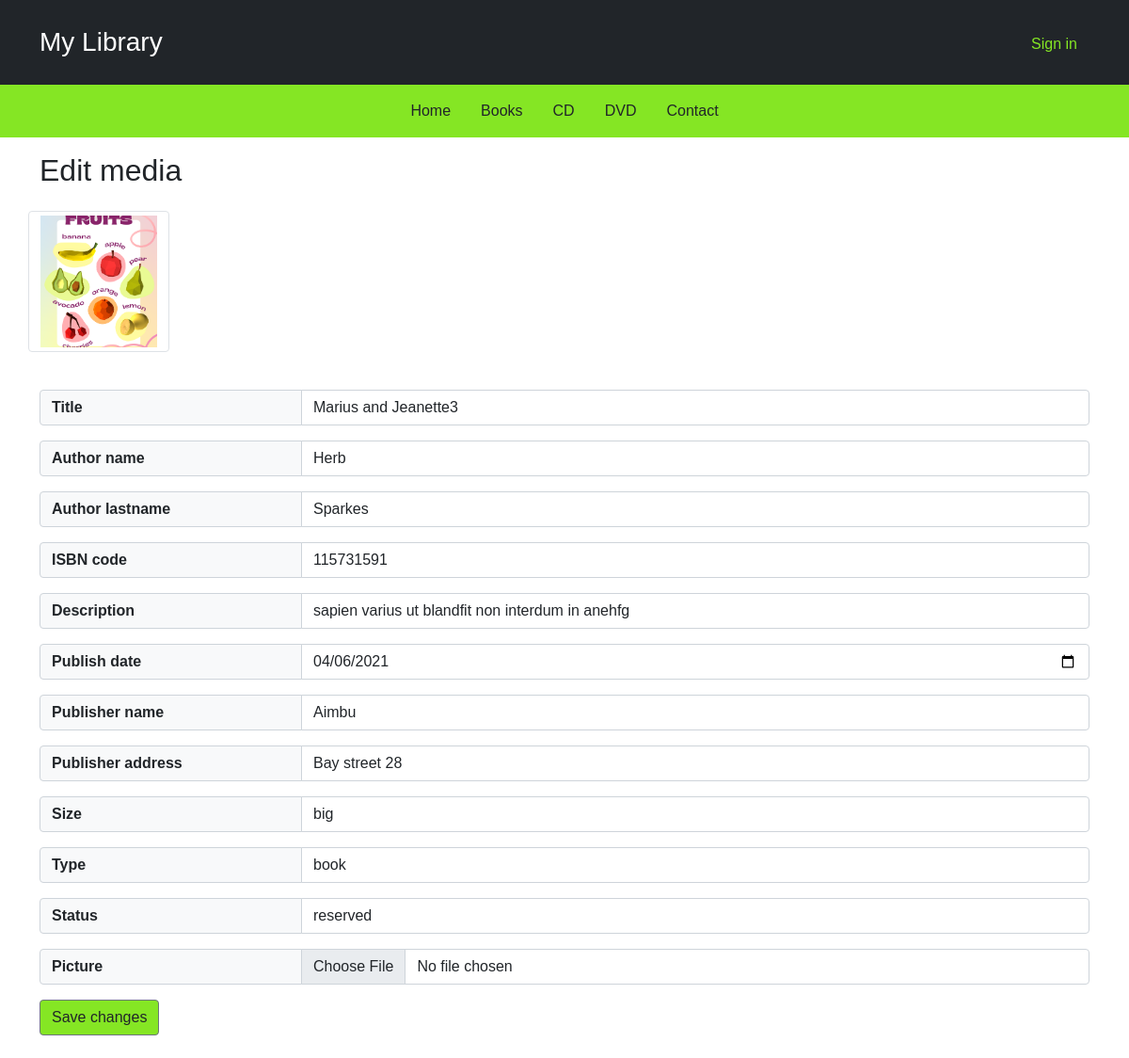
/crud/update.php?id=2, run on the app's committed database.
### tables this page shows
CREATE TABLE `media` (
  `id` int(11) NOT NULL,
  `title` varchar(40) NOT NULL,
  `author_name` varchar(20) NOT NULL,
  `author_lastname` varchar(20) NOT NULL,
  `code` int(11) NOT NULL,
  `description` varchar(50) NOT NULL,
  `publish_date` date NOT NULL,
  `publisher_name` varchar(20) NOT NULL,
  `publisher_address` varchar(20) NOT NULL,
  `size` varchar(10) NOT NULL,
  `type` varchar(10) NOT NULL,
  `status` varchar(20) NOT NULL,
  `picture` varchar(30) NOT NULL
);

### crud/update.php (the view, shortened to what this page needs)
<?php
require_once 'actions/db_connect.php';
if ($_GET['id']) {
    $id = $_GET['id'];
    $sql = "SELECT * FROM media WHERE id = {$id}";
    $result = $connect->query($sql);
    if ($result->num_rows == 1) {
        $data = $result->fetch_assoc();
        $title = $data['title'];
        $author_name = $data['author_name'];
        $author_lastname = $data['author_lastname'];
        $code = $data['code'];
        $description = $data['description'];
        $publish_date = $data['publish_date'];
        $publisher_name = $data['publisher_name'];
        $publisher_address = $data['publisher_address'];
        $size = $data['size'];
        $type = $data['type'];
        $status = $data['status'];
        $picture = $data['picture'];
    } else {
        header("location: error.php");
    }
} else {
    header("location: error.php");
}
?>
<!DOCTYPE html>
<html lang="en">
    <head>
        <?php require_once 'components/boot.php'?>
        <link rel="stylesheet" href="css/style.css" />
    </head>
    <body>
        <?php require_once 'components/header.php'?>
        <div class="container">
            <div class="row my-3">
                <div class="col-12 h2">Edit media</div>
                <img class='img-thumbnail my-3' src='pictures/<?php echo $picture ?>' alt="<?php echo $title ?>">
            </div>
            <form action="actions/a_update.php"  method="post" enctype="multipart/form-data" class="my-4">
                <div class="input-group mb-3">
                    <span class="input-group-text bg-light fw-bold col-12 col-md-3">Title</span>
                    <input class='form-control col-12 col-md-9' type="text" name="title" value="<?php echo $title ?>" placeholder="Insert title" />
                </div>
                <div class="input-group mb-3">
                    <span class="input-group-text bg-light fw-bold col-12 col-md-3">Author name</span>
                    <input class='form-control col-12 col-md-9' type="text" name="author_name" value="<?php echo $author_name ?>" placeholder="Insert author name" />
                </div>
                <div class="input-group mb-3">
                    <span class="input-group-text bg-light fw-bold col-12 col-md-3">Author lastname</span>
                    <input class='form-control col-12 col-md-9' type="text" name="author_lastname" value="<?php echo $author_lastname ?>" placeholder="Insert author lastname" />
                </div>
                <div class="input-group mb-3">
                    <span class="input-group-text bg-light fw-bold col-12 col-md-3">ISBN code</span>
                    <input class='form-control col-12 col-md-9' type="number" name="code" value="<?php echo $code ?>" placeholder="Insert ISBN code" />
                </div>
                <div class="input-group mb-3">
                    <span class="input-group-text bg-light fw-bold col-12 col-md-3">Description</span>
                    <input class='form-control col-12 col-md-9' type="text" name="description" value="<?php echo $description ?>" placeholder="Insert description" />
                </div>
                <div class="input-group mb-3">
                    <span class="input-group-text bg-light fw-bold col-12 col-md-3">Publish date</span>
                    <input class='form-control col-12 col-md-9' type="date" name="publish_date" value="<?php echo $publish_date ?>" placeholder="Insert publish date" />
                </div>
                <div class="input-group mb-3">
                    <span class="input-group-text bg-light fw-bold col-12 col-md-3">Publisher name</span>
                    <input class='form-control col-12 col-md-9' type="text" name="publisher_name" value="<?php echo $publisher_name ?>" placeholder="Insert publisher name" />
                </div>
                <div class="input-group mb-3">
                    <span class="input-group-text bg-light fw-bold col-12 col-md-3">Publisher address</span>
                    <input class='form-control col-12 col-md-9' type="text" name="publisher_address" value="<?php echo $publisher_address ?>" placeholder="Insert publisher address" />
                </div>
                <div class="input-group mb-3">
                    <span class="input-group-text bg-light fw-bold col-12 col-md-3">Size</span>
                    <input class='form-control col-12 col-md-9' type="text" name="size" value="<?php echo $size ?>" placeholder="Big,medium or small" />
                </div>
                <div class="input-group mb-3">
                    <span class="input-group-text bg-light fw-bold col-12 col-md-3">Type</span>
                    <input class='form-control col-12 col-md-9' type="text" name="type" value="<?php echo $type ?>" placeholder="Book, CD or DVD" />
                </div>
                <div class="input-group mb-3">
                    <span class="input-group-text bg-light fw-bold col-12 col-md-3">Status</span>
                    <input class='form-control col-12 col-md-9' type="text" name="status" value="<?php echo $status ?>" placeholder="available or reserved" />
                </div>
                <div class="input-group mb-3">
                    <span class="input-group-text bg-light fw-bold col-12 col-md-3">Picture</span>
                    <input class='form-control col-12 col-md-9' type="file" name="picture"/>
                </div>
                <button class='btn my_bg border-secondary' type="submit">Save changes</button>
            </form>
        </div>
    </body>
</html>

### crud/css/style.css (style rules this page uses)
* { margin: 0; padding: 0; }
body { font-family: 'Century Gothic', Helvetica, Tahoma, sans-serif; font-size: 1rem; }
img { object-fit: cover; max-width: 100%; height: 100%; width: 100%; }
.my_bg { background-color: rgb(133, 230, 36); }
.img-thumbnail { width: 150px !important; height: 150px !important; }

### data on the page
media: picture (picture), title "Marius and Jeanette3", author_name "Herb", author_lastname "Sparkes", code "115731591", description "sapien varius ut blandfit non interdum in anehfg", publish_date "04/06/2021", publisher_name "Aimbu", publisher_address "Bay street 28", size "big", type "book", status "reserved"
